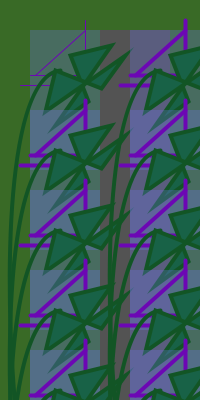
Frame 1 (no input)
Frame 60 (the mouse pressed at the canvas centre just before this capture): identical to frame 1, image omitted
Frame 120 (the mouse held since frame 60 and released just before this capture): identical to frame 1, image omitted

The Processing sketch that drew this single still picture (run headless with seeded random() and noise(); from frame 60 on, the mouse is pressed at the canvas centre):

// Processing sketch: processing_25320
// ── processing_25320.pde



///////////////////////////////////////////////
/// Written by Ben Jack, 14th February 2011 ///
///////////////////////////////////////////////


//what happens if you change these both to 50? what are they doing to the pattern?


 

int offset = 25;
void setup(){
  
size(200,400);

background(#396a26);
int patternSeperationX = 100;
int patternSeperationY = 80;


  //the white box simply shows you the space your pattern gets drawn in






  
  
  
  for(int i = 0; i < width/patternSeperationX; i++){
      for(int j = 0; j < height/patternSeperationY; j++){
        pushMatrix();
        translate(i*patternSeperationX, j*patternSeperationY);
        yourFunction();
        popMatrix();
      }
  }
}


void draw(){
  //This is here so the program keeps running and the screengrab will work
}


void yourFunction(){
  
  //-------------------------------------YOUR PATTERN GOES IN HERE-------------------------------
  //try making pleasant designs :-)
  
noStroke();
color c = color(105, 113, 216, 83);
fill(c);
rect(30, 30, 70, 140);
float value = alpha(c);  //Sets "value" to "102"
fill(value);
rect(100, 30, 70, 140);

stroke(#6c07b4);
line(85, 20, 85, 75);
stroke(#6c07b4);
line(85, 75, 30, 75);

stroke(#6c07b4);
line(75, 85, 20, 85);
stroke(#6c07b4);
line(35, 75, 85, 30);


  
stroke(#59e017);
strokeWeight(4);
noFill();
beginShape();

curveVertex(20+offset,15+offset);
curveVertex(55+offset,45+offset);
curveVertex(500+offset,20+offset);
endShape();


stroke(#125525);
noFill();
beginShape();


curveVertex(500+offset,455+offset);
curveVertex(35+offset,45+offset);
curveVertex(15+offset,500+offset);
curveVertex(200+offset,45+offset);

 endShape(); 
 
 

 
 fill(#186247);
 quad(30+offset,100+offset,86+offset,20+offset,45+offset,30+offset,63+offset,76+offset);
 quad(76+offset,63+offset,30+offset,45+offset,20+offset,86+offset,100+offset,30+offset);





//Takes PNG screenshots when you push S
//Careful - doesn't prompt when overwriting files!





}
